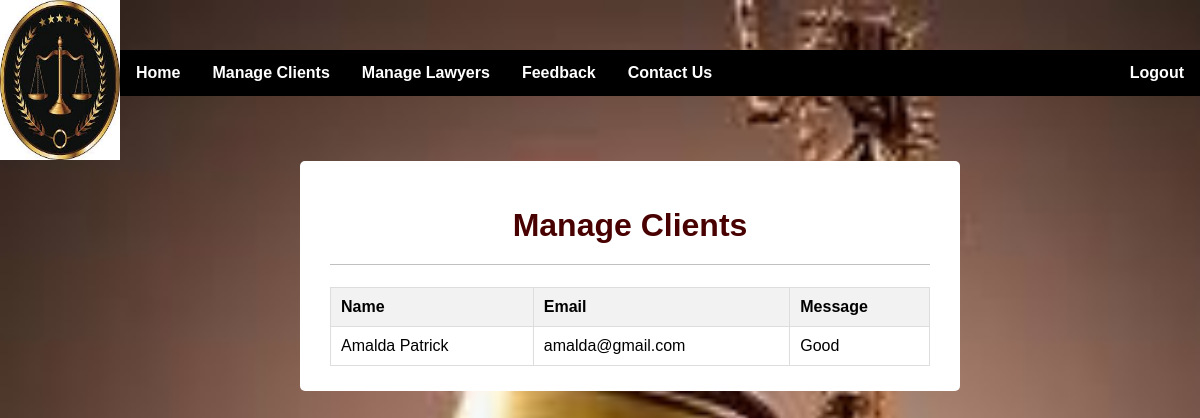
Page /avcontact.php (signed in) on the committed database.
### tables this page shows
CREATE TABLE `contacts` (
  `id` int(11) NOT NULL,
  `name` varchar(255) NOT NULL,
  `email` varchar(255) NOT NULL,
  `message` text NOT NULL,
  `created_at` timestamp NOT NULL DEFAULT current_timestamp()
);

### avcontact.php (the view, shortened to what this page needs)
<?php
include 'db.php';
$sql = "SELECT * FROM `contacts`";
$result = $con->query($sql);
?>
<html lang="en">
<head>
    <link rel="stylesheet" href="main.css">
    <link rel="stylesheet" href="style.css">
</head>
<body>
<header>
    <img src="logo.jpg" width="10%" height="20%">
    <ul class="nav">
        <li><a href="ahome.php">Home</a></li>
        <li><a href="amclint.php">Manage Clients</a></li>
        <li><a href="amlawer.php">Manage Lawyers</a></li>
        <li><a href="avfeedback.php">Feedback</a></li>
        <li><a href="avcontact.php">Contact Us</a></li>
        <li style="float:right"><a href="logout.php">Logout</a></li>
    </ul>
</header>
<div class="c">
    <h1>Manage Clients</h1>
    <?php
    if ($result->num_rows > 0) {
        echo '<table>';
        echo '<tr><th>Name</th><th>Email</th><th>Message</th></tr>';
        while ($row = $result->fetch_assoc()) {
            echo '<tr>';
            echo '<td>' . $row['name'] . '</td>';
            echo '<td>' . $row['email'] . '</td>';
            echo '<td>' . $row['message'] . '</td>';
            echo '</tr>';
        }
        echo '</table>';
    } else {
        echo '<p>No contacts not found.</p>';
    }
?>
</div>
</body>
</html>

### main.css (style rules this page uses)
.nav { margin-top:50; }
ul { list-style-type: none; margin: 0; padding: 0; overflow: hidden; background-color:black; width:90%; float: right; }
li { float: left; position: sticky; position: -webkit-sticky; display: inline; }
li a { display:block; color: white; text-align: center; padding: 14px 16px; text-decoration: none; font-weight:900; }
* { box-sizing: border-box }
body { font-family: Verdana, sans-serif; margin:0; background: url("8.jpg"); background-repeat: no-repeat; background-size: cover; }
img { vertical-align: middle; }

### style.css (style rules this page uses)
body { margin: 0; background: url("8.jpg"); overflow: hidden; background-size: cover; font-family: Arial, sans-serif; }
h1 { text-align: center; padding: 0 0 20px; border-bottom: 1px solid silver; color: #480000; }

### avcontact.php (style rules this page uses)
.nav { margin-top: 50px; }
.c { border-radius: 5px; margin: 1px; background: #fff; height: auto; width: 55%; padding: 25px 30px; margin-left: 25%; }
table { width: 100%; border-collapse: collapse; margin-top: 20px; }
table, th, td { border: 1px solid #ddd; }
th, td { padding: 10px; text-align: left; }
th { background-color: #f2f2f2; }

### rows in the picture
contacts: name "Amalda Patrick", email "amalda@gmail.com", message "Good"
